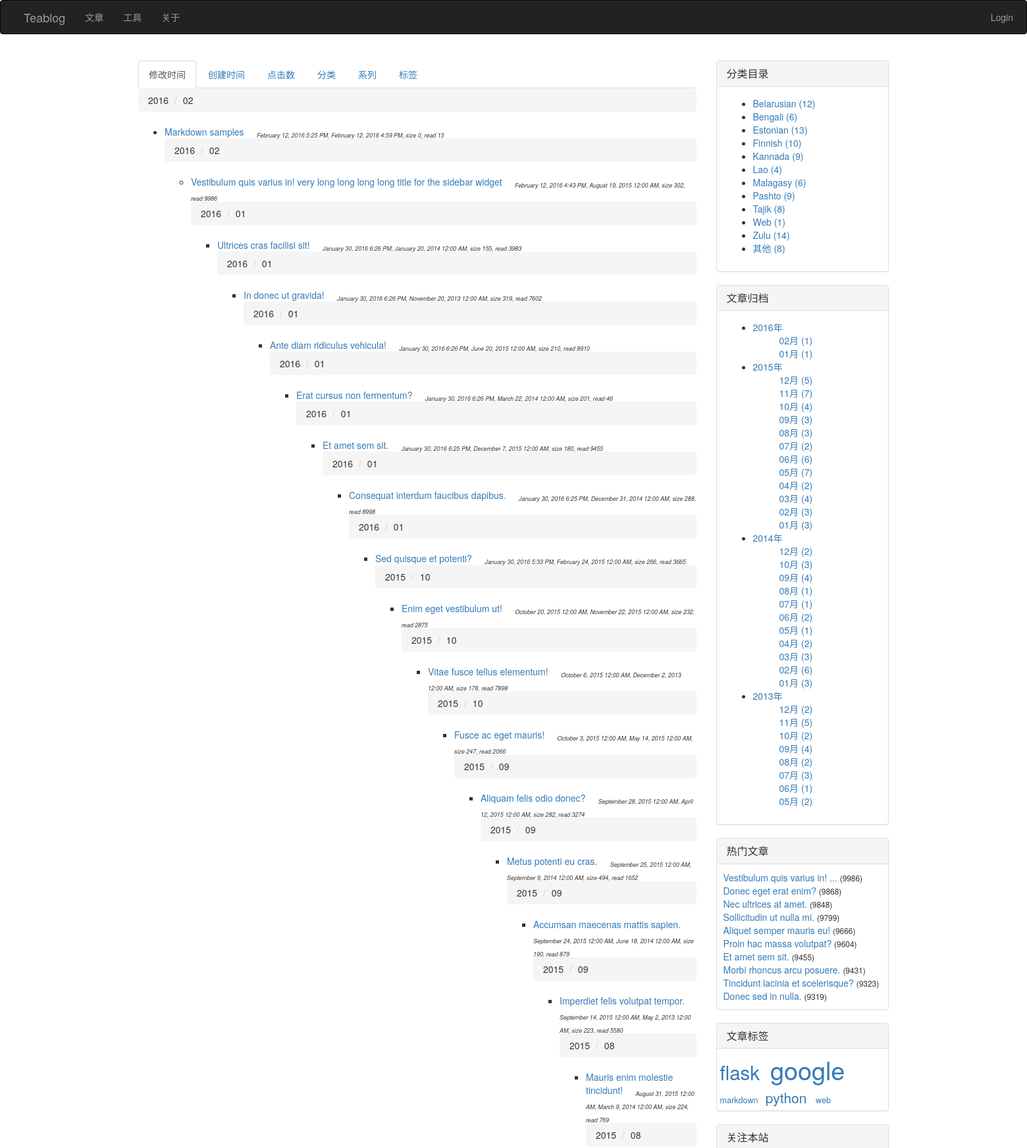
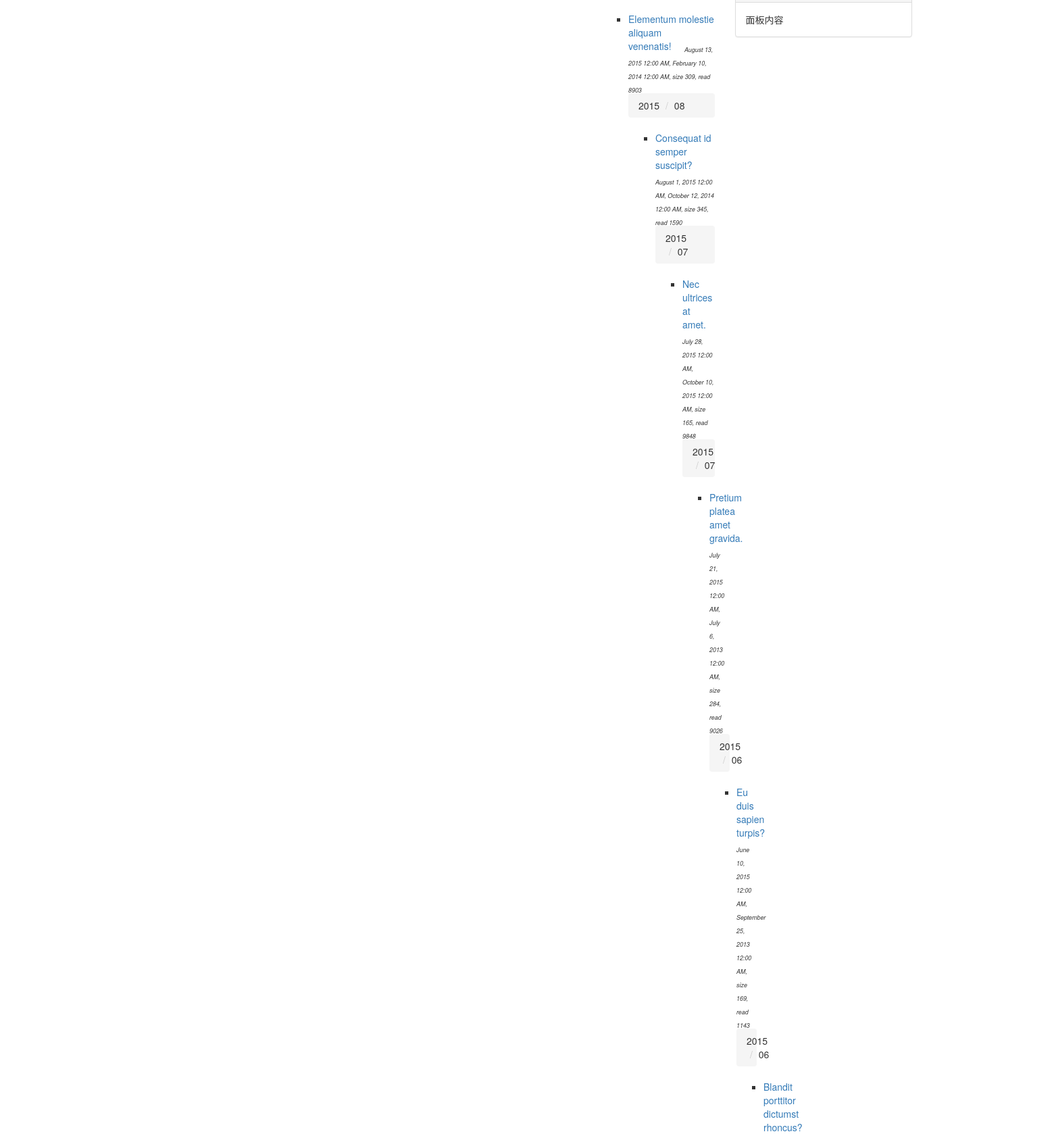
The page /articles (upper part) on the database its author committed (2 pictures, top to bottom).
### index.py (models this page shows, shortened)
class Article(db.Model):
    __tablename__ = 'articles'
    id = db.Column(db.Integer, primary_key=True)
    title = db.Column(db.Unicode(128), unique=True, index=True, nullable=False)
    content = db.Column(db.UnicodeText) # plain-text or markdown
    content_html = db.Column(db.UnicodeText) # html
    content_pre = db.Column(db.UnicodeText) # several top lines for preview in 'index' page
    content_size = db.Column(db.Integer)
    time_created = db.Column(db.DateTime, index=True, default=datetime.now())
    time_modified = db.Column(db.DateTime, index=True, default=datetime.now())
    read_count = db.Column(db.Integer)
    private = db.Column(db.Boolean) # non-public, or hidden
    category_id = db.Column(db.Integer, db.ForeignKey('categories.id'))
    series_id = db.Column(db.Integer, db.ForeignKey('series.id'), nullable=True) # could be null
    tags = db.Column(db.Unicode(256), index=True, nullable=True) # space separated tag worlds

class Category(db.Model):
    __tablename__ = 'categories'
    id = db.Column(db.Integer, primary_key=True)
    name = db.Column(db.Unicode(32), unique=True, index=True, nullable=False)
    articles = db.relationship('Article', backref='category', lazy='dynamic')

### index.py (the view, shortened to what this page needs)
@app.route('/articles')
def articles():
    if session.get('articles_orders') is None:
        session['articles_orders'] = {
                'time_modified': 0,
                'time_created': 0,
                'read_count': 0,
                'content_size': 0,
                'category': 0,
                'series': 0,
                'tag': 0
            }
    articles = empty_metas = tags_cache = None
    by = request.args.get('by') or 'time_modified'   # make 'time_modified' default
    if by == 'time_modified':
        articles = Article.query.order_by(Article.time_modified.desc()).all()
    elif by == 'time_created':
        articles = Article.query.order_by(Article.time_created.desc()).all()
    elif by == 'read_count':
        articles = Article.query.order_by(Article.read_count).all()
        articles.reverse()
    elif by == 'content_size':
        articles = Article.query.order_by(Article.content_size).all()
    elif by == 'tag':
        tags_cache = update_tags_cache(reverse=session['articles_orders'][by])
    else:
        return page_not_found(Exception("Invalid list condition"))
    if by != 'tag' and session['articles_orders'][by]:
            articles.reverse()
    session['articles_orders'][by] = 1 - session['articles_orders'][by]
    return render_template('articles.html', articles=articles, by=by,
                            empty_metas=empty_metas, tags_cache=tags_cache)

### index.py (called while the page is built)
def update_tags_cache(articles=None, reverse=False):
    tags = {}
    if not articles:
        articles = Article.query.order_by(Article.title).all()
    for article in articles:
        if not article.tags:
            continue
        for tag in article.tags.split():
            tags.setdefault(tag, set())
            tags[tag].add(article)
    return sorted(tags.items(), reverse=reverse) # _list_ of item: ('tag', {art1, art2, ...})

### templates/articles.html (shortened to what this page needs)
{% extends 'base.html' %}
{% block page_content %}
<div>
    <ul class="nav nav-tabs">
        <li{% if by == 'time_modified' %} class="active"{% endif %}>
            <a href="{{ url_for('articles', by="time_modified") }}">修改时间</a>
        </li>
        <li{% if by == 'time_created' %} class="active"{% endif %}>
            <a href="{{ url_for('articles', by="time_created") }}">创建时间</a>
        </li>
        <li{% if by == 'read_count' %} class="active"{% endif %}>
            <a href="{{ url_for('articles', by="read_count") }}">点击数</a>
        </li>
        <li{% if by == 'category' %} class="active"{% endif %}>
            <a href="{{ url_for('articles', by="category") }}">分类</a>
        </li>
        <li{% if by == 'series' %} class="active"{% endif %}>
            <a href="{{ url_for('articles', by="series") }}">系列</a>
        </li>
        <li{% if by == 'tag' %} class="active"{% endif %}>
            <a href="{{ url_for('articles', by="tag") }}">标签</a>
        </li>
    </ul>
</div>
<div>
{% if by != 'tag' %}
{% set prev = None %}
{% for article in articles %}
{% if by == 'time_modified' %}
    {% if article.time_modified.month != prev %}
        <ol class="breadcrumb"><a name="{{ article.time_modified.year }}-{{ article.time_modified.month }}"></a>
            <li>{{ article.time_modified.year }}</li>
            <li>{{ "%02d"|format(article.time_modified.month) }}</li>
        </ol>
            <ul class="list">
        {% set prev = article.time_modified.month %}
    {% endif %}
{% endif %}
                <li>
                    <a href="{{ url_for('article', id=article.id) }}">{{ article.title }}</a>&nbsp;&nbsp;&nbsp;&nbsp;
                    <sub><small><cite>
                        {{ moment(article.time_modified).format('LLL') }},
                        {{ moment(article.time_created).format('LLL') }},
                        size {{ article.content_size }},
                        read {{ article.read_count }}
                    </cite></small></sub>
                </li>
{% endfor %}
{% endif %}
</div>
{% endblock %}

### templates/_macros.html (shortened to what this page needs)
{% macro widget_category(data, endpoint) %}
<div class="panel panel-default">
    <div class="panel-heading">
        <h3 class="panel-title">分类目录</h3>
    </div>
    <div class="panel-body">
        <ul>
            {% for category, num in data.items() %}
                <li>
                    <a href="{{ url_for(endpoint, by='category') }}#{{ category.name }}">
                        {{ category.name }} ({{ num }})
                    </a>
                </li>
            {% endfor %}
        </ul>
    </div>
</div>
{% endmacro %}
{% macro widget_archive(data, endpoint) %}
<div class="panel panel-default">
    <div class="panel-heading">
        <h3 class="panel-title">文章归档</h3>
    </div>
    <div class="panel-body">
        <ul>
            {% for year, months in data.items() %}
            <li>
                <a href='#'>{{ year }}年</a>
                {% for month, num in months.items() %}
                <ul>
                    <li style="list-style-type: none">
                        <a href="{{ url_for(endpoint, by='time_created') }}#{{ year }}-{{ month }}">
                            {{ "%02d"|format(month) }}月 ({{ num }})
                        </a>
                    </li>
                </ul>
                {% endfor %}
            </li>
            {% endfor %}
        </ul>
    </div>
</div>
{% endmacro %}
{% macro widget_popular(data, endpoint) %}
<div class="panel panel-default">
    <div class="panel-heading">
        <h3 class="panel-title">热门文章</h3>
    </div>
    <div class="panel-body" style="padding: 10px 5px 10px 10px;">
        {% for article in data %}
        <a href="{{ url_for(endpoint, id=article.id) }}">{{ article.title|truncate(30, True) }}</a> <small>({{ article.read_count }})</small><br>
        {% endfor %}
    </div>
</div>
{% endmacro %}
{% macro widget_tags(data, endpoint) %}
    {% set num_min, num_max = data[0] %}
    {% set font_min, font_max = (90, 270) %}
    {% if num_min == num_max or num_min == -1 %}
    {%      set size_delta = 0 %}
    {% else %}
    {%      set size_delta = ((font_max - font_min) // (num_max - num_min)) %}
    {% endif %}
<div class="panel panel-default">
    <div class="panel-heading">
        <h3 class="panel-title">文章标签</h3>
    </div>
    <div class="panel-body" style="padding: 5px;">
        {% for tag_data in data[1:] %}
        <a href="{{ url_for(endpoint, by='tag') }}#{{ tag_data[0] }}">
            <span style="font-size:{{ (tag_data[1] - num_min) * size_delta + font_min }}%">{{ tag_data[0] }}<span>
        </a>&nbsp;
        {% endfor %}
    </div>
</div>
{% endmacro %}

### rows shown on the page
Article: time_modified.year "2016", time_modified.month "02", title "Markdown samples", time_modified "February 12, 2016 5:25 PM", time_created "February 12, 2016 4:59 PM", content_size "0", read_count "15", tags "markdown"
Article: time_modified.year "2016", time_modified.month "02", title "Vestibulum quis varius in! very long long long long title for the sidebar widget", time_modified "February 12, 2016 4:43 PM", time_created "August 19, 2015 12:00 AM", content_size "302", read_count "9986", title "Vestibulum quis varius in! ..."
Article: time_modified.year "2016", time_modified.month "01", title "Ultrices cras facilisi sit!", time_modified "January 30, 2016 6:26 PM", time_created "January 20, 2014 12:00 AM", content_size "155", read_count "3983"
Article: time_modified.year "2016", time_modified.month "01", title "In donec ut gravida!", time_modified "January 30, 2016 6:26 PM", time_created "November 20, 2013 12:00 AM", content_size "319", read_count "7602"
Article: time_modified.year "2016", time_modified.month "01", title "Ante diam ridiculus vehicula!", time_modified "January 30, 2016 6:26 PM", time_created "June 20, 2015 12:00 AM", content_size "210", read_count "8910", tags "google"
Article: time_modified.year "2016", time_modified.month "01", title "Erat cursus non fermentum?", time_modified "January 30, 2016 6:26 PM", time_created "March 22, 2014 12:00 AM", content_size "201", read_count "46"
Article: time_modified.year "2016", time_modified.month "01", title "Et amet sem sit.", time_modified "January 30, 2016 6:25 PM", time_created "December 7, 2015 12:00 AM", content_size "180", read_count "9455", tags "flask"
Article: time_modified.year "2016", time_modified.month "01", title "Consequat interdum faucibus dapibus.", time_modified "January 30, 2016 6:25 PM", time_created "December 31, 2014 12:00 AM", content_size "288", read_count "8998"
Article: time_modified.year "2016", time_modified.month "01", title "Sed quisque et potenti?", time_modified "January 30, 2016 5:33 PM", time_created "February 24, 2015 12:00 AM", content_size "266", read_count "3665"
Article: time_modified.year "2015", time_modified.month "10", title "Enim eget vestibulum ut!", time_modified "October 20, 2015 12:00 AM", time_created "November 22, 2015 12:00 AM", content_size "232", read_count "2875"
Article: time_modified.year "2015", time_modified.month "10", title "Vitae fusce tellus elementum!", time_modified "October 6, 2015 12:00 AM", time_created "December 2, 2013 12:00 AM", content_size "178", read_count "7898"
Article: time_modified.year "2015", time_modified.month "10", title "Fusce ac eget mauris!", time_modified "October 3, 2015 12:00 AM", time_created "May 14, 2015 12:00 AM", content_size "247", read_count "2066"
Article: time_modified.year "2015", time_modified.month "09", title "Aliquam felis odio donec?", time_modified "September 28, 2015 12:00 AM", time_created "April 12, 2015 12:00 AM", content_size "282", read_count "3274"
Article: time_modified.year "2015", time_modified.month "09", title "Metus potenti eu cras.", time_modified "September 25, 2015 12:00 AM", time_created "September 9, 2014 12:00 AM", content_size "494", read_count "1652"
Article: time_modified.year "2015", time_modified.month "09", title "Accumsan maecenas mattis sapien.", time_modified "September 24, 2015 12:00 AM", time_created "June 18, 2014 12:00 AM", content_size "190", read_count "879"
Article: time_modified.year "2015", time_modified.month "09", title "Imperdiet felis volutpat tempor.", time_modified "September 14, 2015 12:00 AM", time_created "May 2, 2013 12:00 AM", content_size "223", read_count "5580"
Article: time_modified.year "2015", time_modified.month "08", title "Mauris enim molestie tincidunt!", time_modified "August 31, 2015 12:00 AM", time_created "March 9, 2014 12:00 AM", content_size "224", read_count "769"
Article: time_modified.year "2015", time_modified.month "08", title "Elementum molestie aliquam venenatis!", time_modified "August 13, 2015 12:00 AM", time_created "February 10, 2014 12:00 AM", content_size "309", read_count "8903"
Article: time_modified.year "2015", time_modified.month "08", title "Consequat id semper suscipit?", time_modified "August 1, 2015 12:00 AM", time_created "October 12, 2014 12:00 AM", content_size "345", read_count "1590"
Article: time_modified.year "2015", time_modified.month "07", title "Nec ultrices at amet.", time_modified "July 28, 2015 12:00 AM", time_created "October 10, 2015 12:00 AM", content_size "165", read_count "9848"
Article: time_modified.year "2015", time_modified.month "07", title "Pretium platea amet gravida.", time_modified "July 21, 2015 12:00 AM", time_created "July 6, 2013 12:00 AM", content_size "284", read_count "9026"
Article: time_modified.year "2015", time_modified.month "06", title "Eu duis sapien turpis?", time_modified "June 10, 2015 12:00 AM", time_created "September 25, 2013 12:00 AM", content_size "169", read_count "1143"
Article: time_modified.year "2015", time_modified.month "06", title "Blandit porttitor dictumst rhoncus?"
Category: name "Belarusian", num "12"
Category: name "Bengali", num "6"
Category: name "Estonian", num "13"
Category: name "Finnish", num "10"
Category: name "Kannada", num "9"
Category: name "Lao", num "4"
Category: name "Malagasy", num "6"
Category: name "Pashto", num "9"
Category: name "Tajik", num "8"
Category: name "Web", num "1"
Category: name "Zulu", num "14"
Category: name "其他", num "8"
Article: title "Donec eget erat enim?", read_count "9868"
Article: title "Sollicitudin ut nulla mi.", read_count "9799"
Article: title "Aliquet semper mauris eu!", read_count "9666"
Article: title "Proin hac massa volutpat?", read_count "9604"
Article: title "Morbi rhoncus arcu posuere.", read_count "9431"
Article: title "Tincidunt lacinia et scelerisque?", read_count "9323"
Article: title "Donec sed in nulla.", read_count "9319"

### other values the page prints
{{ year }} "2016" "2015" "2014" "2013"
{{ "%02d"|format(month) }} "02" "01" "12" "11" "10" "09" "08" "07" "06" "05" "04" "03" "02" "01" "12" "10" "09" "08" "07" "06" "05" "04" "03" "02" "01" "12" "11" "10" "09" "08" "07" "06" "05"
{{ num }} "1" "1" "5" "7" "4" "3" "3" "2" "6" "7" "2" "4" "3" "3" "2" "3" "4" "1" "1" "2" "1" "2" "3" "6" "3" "2" "5" "2" "4" "2" "3" "1" "2"
{{ tag_data[0] }} "python" "web"
